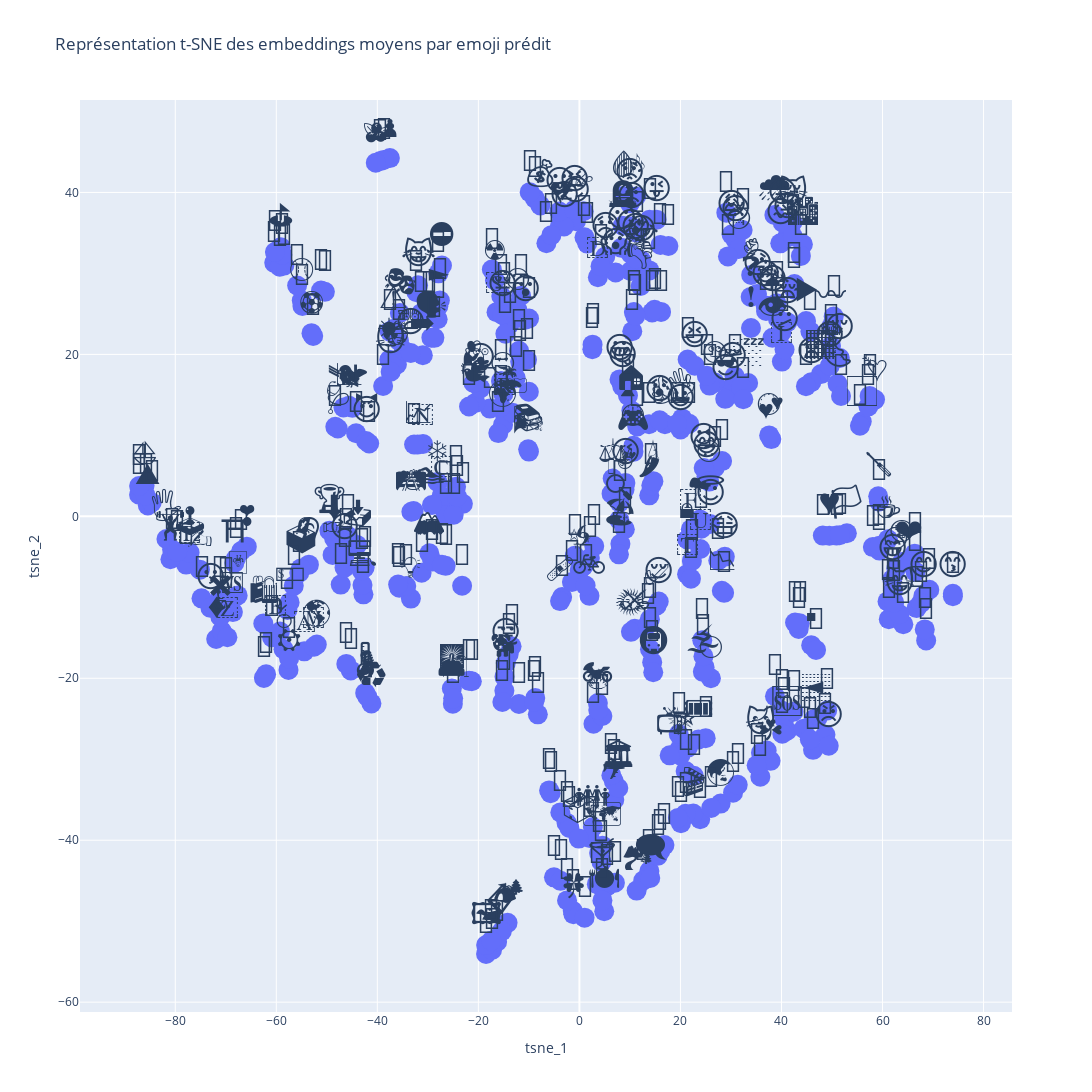

Write notebook code for a chart like this one.
### Code cell
from sklearn.manifold import TSNE
import plotly.express as px
import numpy as np

# Étape 1 : Prédire les emojis pour chaque tweet
y_pred = clf.predict(X)  # Prédictions des emojis
predicted_emojis = encoder.inverse_transform(y_pred)  # Mapper les indices aux emojis

# Ajouter les prédictions au DataFrame
new_df['emoji_pred'] = predicted_emojis

# Étape 2 : Calculer l'embedding moyen par emoji prédit
emoji_embeddings = []
emoji_labels = []

for emoji in np.unique(predicted_emojis):
    # Filtrer les tweets prédits avec cet emoji
    tweets_with_emoji = X[y_pred == encoder.transform([emoji])[0]]
    
    # Calculer l'embedding moyen
    if len(tweets_with_emoji) > 0:
        mean_embedding = np.mean(tweets_with_emoji, axis=0)
        emoji_embeddings.append(mean_embedding)
        emoji_labels.append(emoji)

emoji_embeddings = np.array(emoji_embeddings)

# Étape 3 : Réduction de dimension avec t-SNE
tsne = TSNE(n_components=2, random_state=42, perplexity=5, n_iter=1000)
tsne_results = tsne.fit_transform(emoji_embeddings)

# Étape 4 : Créer un DataFrame pour la visualisation
tsne_df = pd.DataFrame({
    'tsne_1': tsne_results[:, 0],
    'tsne_2': tsne_results[:, 1],
    'emoji': emoji_labels
})

# Étape 5 : Visualisation avec Plotly
fig = px.scatter(
    tsne_df,
    x='tsne_1',
    y='tsne_2',
    text='emoji',  # Afficher les emojis sur le graphe
    title="Représentation t-SNE des embeddings moyens par emoji prédit",
    labels={'emoji': 'Emoji'},
        width=1500,  # Largeur du graphique
    height=1500 
)

fig.update_traces(
    textposition='top center', 
    textfont=dict(size=30),  # Taille du texte
    marker=dict(size=20)  # Taille des points
)

# Afficher le graphique
fig.show()

### Figure 1 — Plotly figure (JSON) as saved in the notebook; plotly's stock layout.template omitted (floating-point values rounded to 4 significant figures; data arrays with more than 128 entries replaced by an {"elided": "..."} marker saying what was removed)
{"data": [{"hovertemplate": "tsne_1=%{x}<br>tsne_2=%{y}<br>Emoji=%{text}<extra></extra>", "legendgroup": "", "marker": {"color": "#636efa", "size": 20, "symbol": "circle"}, "mode": "markers+text", "name": "", "orientation": "v", "showlegend": false, "text": {"elided": "472 str values"}, "textfont": {"size": 30}, "textposition": "top center", "type": "scatter", "x": {"elided": "472 float values"}, "xaxis": "x", "y": {"elided": "472 float values"}, "yaxis": "y"}], "layout": {"height": 1500, "legend": {"tracegroupgap": 0}, "title": {"text": "Représentation t-SNE des embeddings moyens par emoji prédit"}, "width": 1500, "xaxis": {"anchor": "y", "domain": [0, 1], "title": {"text": "tsne_1"}}, "yaxis": {"anchor": "x", "domain": [0, 1], "title": {"text": "tsne_2"}}}}
